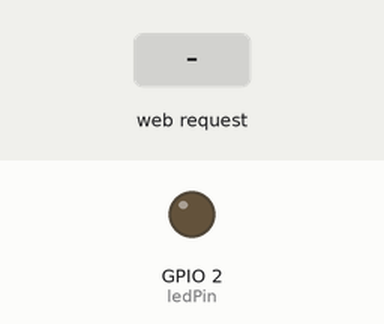
A sketch run on a simulated ESP32. Parts: output pins drawn as LEDs (lit = HIGH). Dashed ring = blinking. The test bench sets the inputs (shaded band). WiFi joins after 1.5 s; servers stay silent unless stated; what the sketch prints to the serial monitor is not drawn.

Above: at 2.7 s.
2.8 s: HTTP request GET /blink received
At 2.92 s:
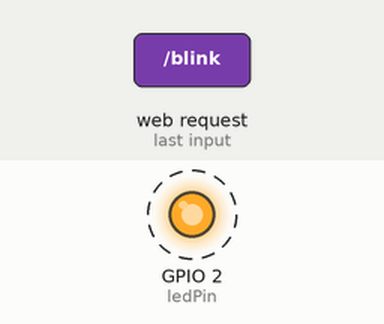
6.3 s: HTTP request GET /on received
At 6.9 s:
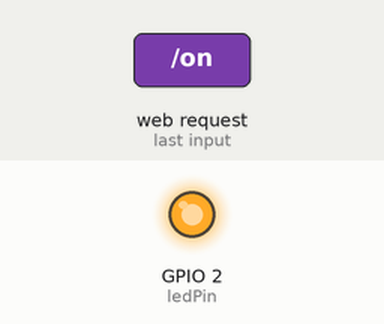
7.8 s: HTTP request GET /off received
At 8.2 s:
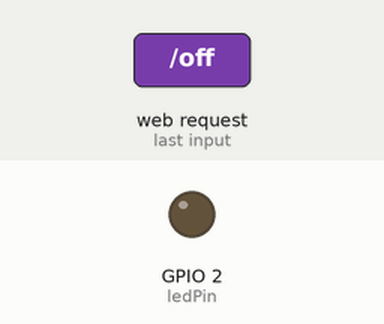
Timing chart, 0 to 10.8 s (numbered marks = the images above; inputs shaded):
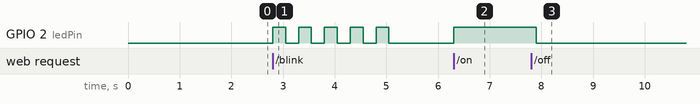

The sketch:

final_smart_iot_control.ino.ino
```cpp
#include <WiFi.h>
#include <WiFiClientSecure.h>
#include <WebServer.h>
#include <UniversalTelegramBot.h>
#include <ArduinoJson.h>

// ================================
// Wi-Fi Credentials
// ================================
const char* ssid = "YOUR_WIFI_NAME";
const char* password = "YOUR_WIFI_PASSWORD";

// -----------------------------------
// Telegram Bot Settings
// -----------------------------------

#define BOT_TOKEN "YOUR_BOT_TOKEN"
#define CHAT_ID "YOUR_CHAT_ID"


// ================================
// LED Pin (Internal LED)
// ================================
const int ledPin = 2;

// ================================
// Objects
// ================================
WiFiClientSecure client;
UniversalTelegramBot bot(BOT_TOKEN, client);
WebServer server(80);

unsigned long bot_lasttime = 0;
const unsigned long BOT_MTBS = 2000;

// ================================
// Blink Function
// ================================
void blinkLED() {
  for (int i = 0; i < 5; i++) {
    digitalWrite(ledPin, HIGH);
    delay(250);
    digitalWrite(ledPin, LOW);
    delay(250);
  }
}

// ================================
// HTML Dashboard
// ================================
String getHTML() {
  String ledStatus = digitalRead(ledPin) ? "ON" : "OFF";
  String color = digitalRead(ledPin) ? "text-green-500" : "text-red-500";

  String html = R"rawliteral(
<!DOCTYPE html>
<html>
<head>
<meta name="viewport" content="width=device-width, initial-scale=1">
<title>ESP32 Smart Dashboard</title>
<script src="https://unpkg.com/@tailwindcss/browser@4"></script>
</head>

<body class="bg-gradient-to-br from-indigo-100 to-blue-50 min-h-screen font-sans">

<div class="bg-white shadow-md p-4 flex justify-between items-center">
  <h1 class="font-bold text-lg">Smart IoT Dashboard</h1>
  <a href="https://www.linkedin.com/in/pruthviraj-a-rai" target="_blank" class="text-blue-600 text-sm">LinkedIn</a>
</div>

<div class="max-w-3xl mx-auto mt-6 p-4">

<div class="bg-white p-6 rounded-xl shadow-lg">

<h2 class="text-lg font-semibold mb-4">ESP32 Control Panel</h2>

<div class="flex justify-between items-center bg-gray-100 p-4 rounded-lg">
<span>LED STATUS</span>
<span id="status" class="font-bold text-xl )rawliteral";

  html += color;
  html += R"rawliteral(">)rawliteral";
  html += ledStatus;
  html += R"rawliteral(</span>
</div>

<div class="grid grid-cols-2 gap-4 mt-6">

<a href="/on" class="bg-indigo-600 text-white text-center py-3 rounded-lg">TURN ON</a>
<a href="/off" class="bg-red-500 text-white text-center py-3 rounded-lg">TURN OFF</a>
<a href="/blink" class="bg-yellow-500 text-white text-center py-3 rounded-lg">BLINK</a>
<a href="/" class="bg-gray-300 text-center py-3 rounded-lg">REFRESH</a>

</div>

</div>

<div class="bg-white p-6 rounded-xl shadow-lg mt-6">

<h2 class="font-semibold mb-3">About Me</h2>
<p><h2>Pruthviraj A Rai<h2><br>I am a Computer Science and Engineering student at MITE.</p>
<p>Interested in Embedded Systems, IoT, and Cybersecurity.</p>

</div>

</div>

<script>
setInterval(async () => {
  const res = await fetch('/');
  const text = await res.text();
  const match = text.match(/LED STATUS.*>(ON|OFF)</);

  if (match) {
    const el = document.getElementById("status");
    el.innerText = match[1];
    el.className = match[1] === "ON"
      ? "font-bold text-xl text-green-500"
      : "font-bold text-xl text-red-500";
  }
}, 4000);
</script>

</body>
</html>
)rawliteral";

  return html;
}

// ================================
// Web Routes
// ================================
void handleRoot() {
  server.send(200, "text/html", getHTML());
}

void handleOn() {
  digitalWrite(ledPin, HIGH);
  server.send(200, "text/html", getHTML());
}

void handleOff() {
  digitalWrite(ledPin, LOW);
  server.send(200, "text/html", getHTML());
}

void handleBlink() {
  blinkLED();
  server.send(200, "text/html", getHTML());
}

// ================================
// Telegram Handler
// ================================
void handleNewMessages(int numNewMessages) {

  for (int i = 0; i < numNewMessages; i++) {

    String chat_id = bot.messages[i].chat_id;
    String text = bot.messages[i].text;
    String name = bot.messages[i].from_name;

    if (chat_id != CHAT_ID) {
      bot.sendMessage(chat_id, "Unauthorized User", "");
      continue;
    }

    if (text == "/start" || text == "/help") {
      String msg = "Welcome " + name + "\n\n";
      msg += "/on - LED ON\n";
      msg += "/off - LED OFF\n";
      msg += "/blink - Blink LED\n";
      msg += "/status - LED Status\n";
      msg += "/web - Open Dashboard\n";

      bot.sendMessage(chat_id, msg, "");
    }

    else if (text == "/on") {
      digitalWrite(ledPin, HIGH);
      bot.sendMessage(chat_id, "LED ON", "");
    }

    else if (text == "/off") {
      digitalWrite(ledPin, LOW);
      bot.sendMessage(chat_id, "LED OFF", "");
    }

    else if (text == "/blink") {
      blinkLED();
      bot.sendMessage(chat_id, "LED Blinked", "");
    }

    else if (text == "/status") {
      String status = digitalRead(ledPin) ? "ON" : "OFF";
      bot.sendMessage(chat_id, "LED is " + status, "");
    }

    else if (text == "/web") {
      String ip = WiFi.localIP().toString();
      bot.sendMessage(chat_id, "Dashboard:\nhttp://" + ip, "");
    }
  }
}

// ================================
// Setup
// ================================
void setup() {

  Serial.begin(115200);
  pinMode(ledPin, OUTPUT);
  digitalWrite(ledPin, LOW);

  client.setInsecure();

  WiFi.begin(ssid, password);

  Serial.print("Connecting");
  while (WiFi.status() != WL_CONNECTED) {
    delay(500);
    Serial.print(".");
  }

  Serial.println("\nConnected!");
  Serial.print("IP: ");
  Serial.println(WiFi.localIP());

  server.on("/", handleRoot);
  server.on("/on", handleOn);
  server.on("/off", handleOff);
  server.on("/blink", handleBlink);

  server.begin();
}

// ================================
// Loop
// ================================
void loop() {

  server.handleClient();

  if (millis() - bot_lasttime > BOT_MTBS) {

    int numNewMessages = bot.getUpdates(bot.last_message_received + 1);

    while (numNewMessages) {
      handleNewMessages(numNewMessages);
      numNewMessages = bot.getUpdates(bot.last_message_received + 1);
    }

    bot_lasttime = millis();
  }
}
```

Measured:
- after the input at 2.8 s, GPIO 2 (ledPin): alternates HIGH for 0.25 s and LOW for 0.25 s, 10 changes in all, then stays LOW, starting at once
- after the input at 6.3 s, GPIO 2 (ledPin): LOW → HIGH at once
- after the input at 7.8 s, GPIO 2 (ledPin): HIGH → LOW after 0.10 s
